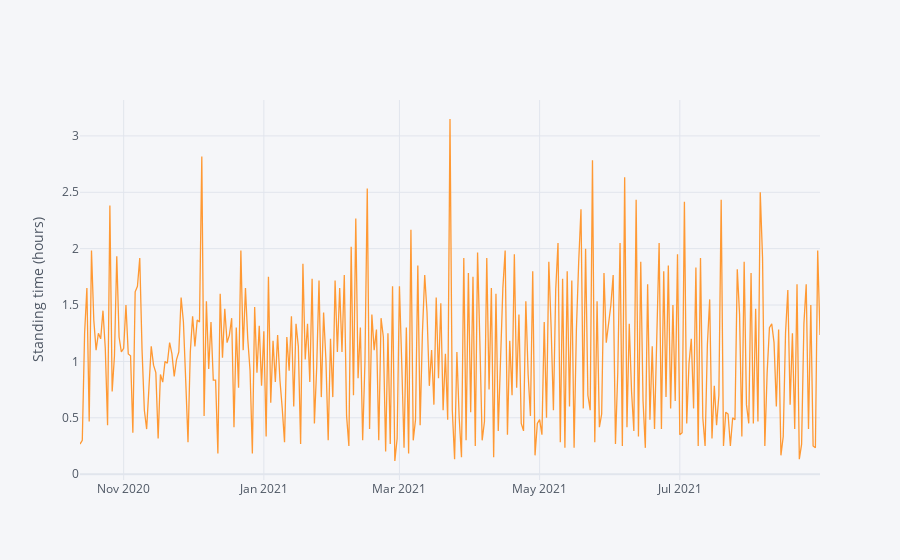

Here is the notebook cell this chart was saved with:
### Markdown cell above
# Stand Time

### Code cell
stand_time = pd.read_csv('HKQuantityTypeIdentifierAppleStandTime.csv', parse_dates=True, index_col='Date')
stand_time = stand_time.resample('D').sum() / 60.0
stand_time.iplot(yTitle='Standing time (hours)')

### Figure 1 — Plotly figure (JSON) as saved in the notebook; plotly's stock layout.template omitted (floating-point values rounded to 4 significant figures; data arrays with more than 128 entries replaced by an {"elided": "..."} marker saying what was removed)
{"data": [{"line": {"color": "rgba(255, 153, 51, 1.0)", "dash": "solid", "shape": "linear", "width": 1.3}, "mode": "lines", "name": "Stand time", "text": "", "type": "scatter", "x": {"elided": "323 str values"}, "y": {"elided": "323 float values"}}], "layout": {"legend": {"bgcolor": "#F5F6F9", "font": {"color": "#4D5663"}}, "paper_bgcolor": "#F5F6F9", "plot_bgcolor": "#F5F6F9", "title": {"font": {"color": "#4D5663"}}, "xaxis": {"gridcolor": "#E1E5ED", "showgrid": true, "tickfont": {"color": "#4D5663"}, "title": {"font": {"color": "#4D5663"}, "text": ""}, "zerolinecolor": "#E1E5ED"}, "yaxis": {"gridcolor": "#E1E5ED", "showgrid": true, "tickfont": {"color": "#4D5663"}, "title": {"font": {"color": "#4D5663"}, "text": "Standing time (hours)"}, "zerolinecolor": "#E1E5ED"}}}
